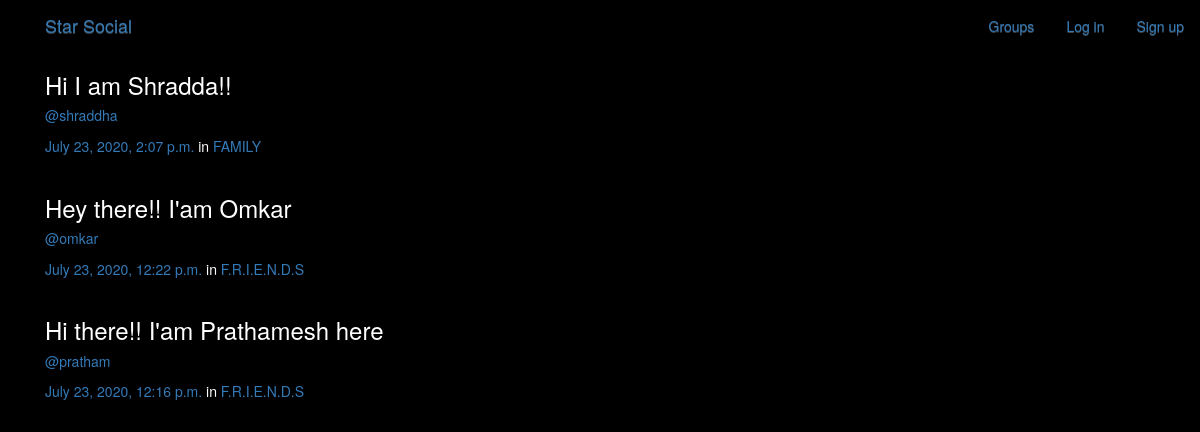
/posts/, run on the app's committed database.
### posts/models.py (models this page shows, shortened)
class Post(models.Model):
    user = models.ForeignKey(User,related_name='posts',on_delete=models.CASCADE)
    created_at = models.DateTimeField(auto_now=True)
    message = models.TextField()
    message_html = models.TextField(editable=False)
    group = models.ForeignKey(Group,blank=True,null=True,related_name='posts',on_delete=models.CASCADE)
    class Meta:
        ordering = ['-created_at']
        unique_together = ['user','message']

### groups/models.py (models this page shows, shortened)
class Group(models.Model):
    name = models.CharField(max_length=225,unique=True)
    slug = models.SlugField(allow_unicode=True,unique=True)
    description = models.TextField(blank=True,default='')
    description_html = models.TextField(blank=True,editable=False,default='')
    members = models.ManyToManyField(User,through='GroupMember')
    class Meta:
        ordering = ['name']

### posts/views.py (the view)
# urls.py: path("", views.PostList.as_view(), name="all"),
class PostList(SelectRelatedMixin,generic.ListView):
    model = models.Post
    select_related = ("user", "group")

### posts/templates/posts/post_list.html (shortened to what this page needs)
{% extends "posts/post_base.html" %}
{% load humanize %}
{% block post_content %}
<div class="col-md-8">
	{% for post in post_list %}
  {% include "posts/_post.html" %}
	{% endfor %}
</div>
{% endblock %}

### posts/templates/posts/_post.html (shortened to what this page needs)
<div class="post media">
	<h3>{{ post.message_html|safe }}</h3>
	<div class="media-body">
		<h5 class="media-heading">
			<span class="username"><a href="{% url 'posts:for_user' username=post.user.username %}">@{{ post.user.username }}</a></span>
			<br><br><time class="time"><a href="{% url 'posts:single' username=post.user.username pk=post.pk %}">{{ post.created_at }}</a></time>
			{% if post.group %}
			<span class="group-name">in <a href="#">{{ post.group.name }}</a></span>
			{% endif %}
		</h5>
	</div>
</div>

### static/simplesocial/css/master.css (style rules this page uses)
body { margin: 0; overflow: hidden; background-color: black; color:white; }

### data on the page
Post: message_html "Hi I am Shradda!!", user.username "shraddha", created_at "July 23, 2020, 2:07 p.m.", group.name "FAMILY"
Post: message_html "Hey there!! I'am Omkar", user.username "omkar", created_at "July 23, 2020, 12:22 p.m.", group.name "F.R.I.E.N.D.S"
Post: message_html "Hi there!! I'am Prathamesh here", user.username "pratham", created_at "July 23, 2020, 12:16 p.m.", group.name "F.R.I.E.N.D.S"
